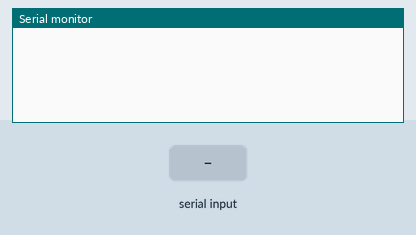
The sketch below on a simulated Arduino Uno, built with avr-gcc and run on an emulated ATmega328P. Parts: the last lines printed to the serial monitor. The test bench sets the inputs (shaded band). EEPROM starts erased.

Above: at 4.6 s.
4.7 s: "read 3\n" received over Serial
At 6.2 s:
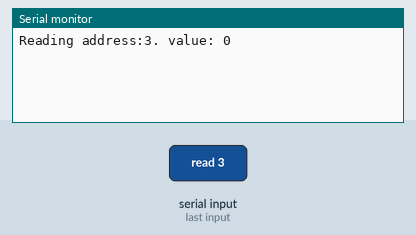
7.2 s: "write 3 10\n" received over Serial
At 9.5 s:
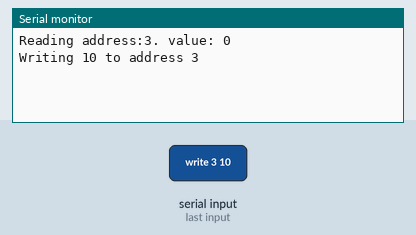

The sketch:

sketch_dec06b_vma_2.ino
```cpp
/*
Write a sketch that allows a user to access data
in EEPROM using the serial monitor. In the serial
monitor the user should be able to type one of two
commands: “read” and “write. "Read" takes one argument,
an EEPROM address. "Write" takes two arguments, an EEPROM
address and a value.

For example, if the user types “read 3” then the contents
of EEPROM address 3 should be printed to the serial monitor.
If the user types “write 3 10” then the value 10 should be written
into address 3 of the EEPROM.

Victoria Matute Arribas
 6 December 2015

 */
#include <EEPROM.h>

int address = 0;
String command;

// the setup function runs once when you press reset or power the board
void setup() {
  // initialize digital pin 13 as an output.
  Serial.begin(9600);

      // Erase the content of the EEPROM addresses
  for (int i = 0; i < EEPROM.length(); i++) {
      EEPROM.write(i, 0);
  }
}

// the loop function runs over and over again forever
void loop() {
 command= Serial.readString();

 if (command.startsWith("read ")){
  address = command.substring(5).toInt();//read from position 5 in the String
  byte value_r = EEPROM.read(address);
  Serial.print("Reading address:");
  Serial.print(address);
  Serial.print(". value: ");
  //Serial.println(EEPROM.read(address));
   Serial.println(value_r, DEC);
 }else if (command.startsWith("write ")){
     int endAdress = command.substring(6).indexOf(" ");//get end position of address
     address= command.substring(6, 6 + endAdress).toInt();//substring from position 6 to end of address
     int value_w = command.substring((6 + endAdress) + 1).toInt();
     Serial.print("Writing ");
     Serial.print(value_w);
     Serial.print(" to address " );
     Serial.println(address);
     EEPROM.write(address, value_w);
 }
}
```

Measured:
- after the input at 4.7 s, the serial monitor: prints a new line after 1.0 s (image 1)
- after the input at 7.2 s, the serial monitor: prints a new line after 1.0 s (image 2)
